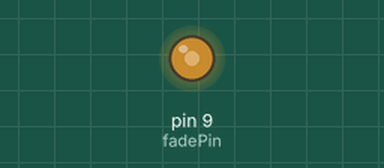
Bench run of a sketch on a simulated Arduino Uno, built with avr-gcc and run on an emulated ATmega328P. Parts: output pins drawn as LEDs (lit = HIGH).

Above: at 0.05 s.
At 3.15 s:
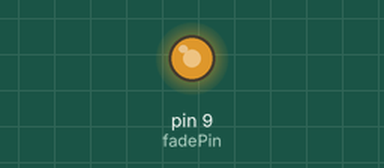
At 5.35 s:
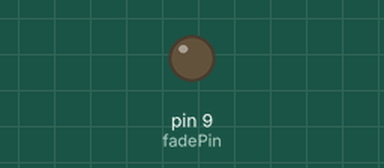
At 6.85 s:
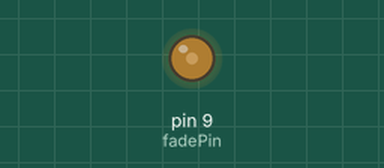
Timing chart, 0 to 9.4 s (numbered marks = the images above):
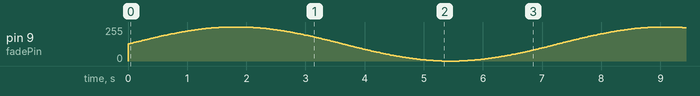

The sketch:

tip120.ino
```cpp
#define fadePin 9

void setup(){
  pinMode(fadePin, OUTPUT);
}

void loop(){

  for(int i = 0; i<720; i++){
    //convert 0-360 angle to radian (needed for sin function)
    float rad = DEG_TO_RAD * i;

    //calculate sin of angle as number between 0 and 255
    int sinOut = constrain((sin(rad) * 128) + 128, 0, 255);

    analogWrite(fadePin, sinOut);

    delay(20  );
  }


}
```
